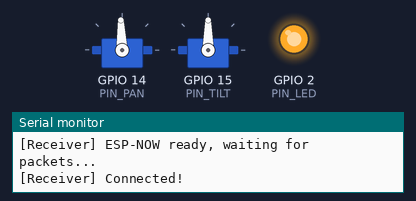
A sketch run on a simulated ESP32. Parts: 2 × servo, output pins drawn as LEDs (lit = HIGH), the last lines printed to the serial monitor.

Above: at 0.6 s.
At 1.6 s:
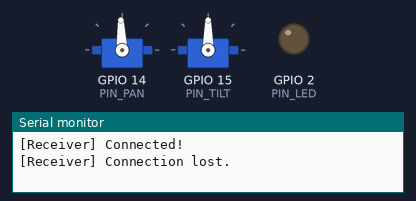
Timing chart, 0 to 3.1 s (numbered marks = the images above):
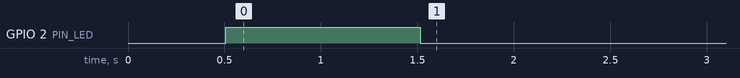

The sketch:

receiver.ino
```cpp
/*
 * receiver.ino — ESP32 Pan-Tilt Head Receiver
 *
 * Receives PanTiltPacket via ESP-NOW from the transmitter and drives
 * two servos by directly writing received pulse widths.
 * Turns on blue built-in LED when connected.
 *
 * SETUP:
 *   1. Flash this sketch first.
 *   2. Open Serial Monitor at 115200 baud to verify MAC address.
 *   3. Ensure transmitter has this receiver's MAC address hardcoded.
 *
 * WIRING:
 *   Pan  servo signal → GPIO14
 *   Tilt servo signal → GPIO15
 *   Servo VCC         → external 5V rail (NOT the ESP32 3.3V pin)
 *   Servo GND         → common GND with ESP32
 *   Built-in LED      → GPIO2 (usually on-board)
 *
 * LIBRARY:
 *   Install "ESP32Servo" from the Arduino Library Manager.
 */

#include <WiFi.h>
#include <esp_now.h>
#include <ESP32Servo.h>

// ---------------------------------------------------------------------------
// Pin constants
// ---------------------------------------------------------------------------
static constexpr int PIN_PAN = 14;
static constexpr int PIN_TILT = 15;
static constexpr int PIN_LED = 2; // Built-in LED

static constexpr int PAN_MIN_US = 950;
static constexpr int PAN_MAX_US = 2130;
static constexpr int TILT_MIN_US = 1000;
static constexpr int TILT_MAX_US = 1500;
static constexpr int PAN_CENTER_US = 1550;
static constexpr int TILT_CENTER_US = (TILT_MIN_US + TILT_MAX_US) / 2;

// ---------------------------------------------------------------------------
// Receiver MAC reference printed at startup for manual verification
// ---------------------------------------------------------------------------
static const uint8_t RECEIVER_MAC[6] = {0x08, 0xB6, 0x1F, 0xB8, 0xA3, 0xD0};

// ---------------------------------------------------------------------------
// Shared packet struct — must match transmitter.ino exactly
// ---------------------------------------------------------------------------
typedef struct __attribute__((packed))
{
    uint16_t pan_us;  // constrained to PAN_MIN_US..PAN_MAX_US on receive
    uint16_t tilt_us; // constrained to TILT_MIN_US..TILT_MAX_US on receive
} PanTiltPacket;

// ---------------------------------------------------------------------------
// Globals
// ---------------------------------------------------------------------------
Servo panServo;
Servo tiltServo;

volatile PanTiltPacket rxPacket;
volatile bool newData = false;
volatile bool connected = false;
volatile uint32_t lastPacketMs = 0;
static constexpr uint32_t CONNECTION_TIMEOUT_MS = 1000; // timeout after 1 sec of no packets

// ---------------------------------------------------------------------------
// ESP-NOW receive callback (runs in WiFi task context)
// ---------------------------------------------------------------------------
void onDataRecv(const esp_now_recv_info_t *info, const uint8_t *data, int len)
{
    if (len != sizeof(PanTiltPacket))
        return;
    memcpy((void *)&rxPacket, data, sizeof(PanTiltPacket));
    newData = true;
    lastPacketMs = millis();
}

// ---------------------------------------------------------------------------
// Setup
// ---------------------------------------------------------------------------
void setup()
{
    Serial.begin(115200);
    delay(500);

    // Configure LED
    pinMode(PIN_LED, OUTPUT);
    digitalWrite(PIN_LED, LOW); // LED off initially

    // Print own MAC so it can be verified
    WiFi.mode(WIFI_STA);
    Serial.print("[Receiver] MAC address: ");
    Serial.println(WiFi.macAddress());
    Serial.print("[Receiver] Expected MAC: ");
    Serial.printf("%02X:%02X:%02X:%02X:%02X:%02X\n",
                  RECEIVER_MAC[0], RECEIVER_MAC[1], RECEIVER_MAC[2],
                  RECEIVER_MAC[3], RECEIVER_MAC[4], RECEIVER_MAC[5]);

    // Init ESP-NOW
    if (esp_now_init() != ESP_OK)
    {
        Serial.println("[Receiver] ESP-NOW init failed — halting.");
        while (true)
            delay(1000);
    }
    esp_now_register_recv_cb(onDataRecv);
    Serial.println("[Receiver] ESP-NOW ready, waiting for packets...");

    // Attach servos
    panServo.attach(PIN_PAN, PAN_MIN_US, PAN_MAX_US);
    tiltServo.attach(PIN_TILT, TILT_MIN_US, TILT_MAX_US);
    panServo.writeMicroseconds(PAN_CENTER_US);
    tiltServo.writeMicroseconds(TILT_CENTER_US);

    lastPacketMs = millis();
}

// ---------------------------------------------------------------------------
// Main loop
// ---------------------------------------------------------------------------
void loop()
{
    // Check connection timeout
    uint32_t now = millis();
    bool wasConnected = connected;
    connected = (now - lastPacketMs) < CONNECTION_TIMEOUT_MS;

    if (connected != wasConnected)
    {
        if (connected)
        {
            digitalWrite(PIN_LED, HIGH); // Turn LED on
            Serial.println("[Receiver] Connected!");
        }
        else
        {
            digitalWrite(PIN_LED, LOW); // Turn LED off
            Serial.println("[Receiver] Connection lost.");
        }
    }

    // Process received packet
    if (newData)
    {
        newData = false;

        PanTiltPacket pkt;
        noInterrupts();
        memcpy(&pkt, (const void *)&rxPacket, sizeof(pkt));
        interrupts();

        // Constrain pulse widths to valid servo range
        uint16_t panUs = constrain(pkt.pan_us, PAN_MIN_US, PAN_MAX_US);
        uint16_t tiltUs = constrain(pkt.tilt_us, TILT_MIN_US, TILT_MAX_US);

        panServo.writeMicroseconds(panUs);
        tiltServo.writeMicroseconds(tiltUs);

        Serial.printf("[Receiver] us=(%4d, %4d)\n", panUs, tiltUs);
    }

    delay(10);
}
```

Measured:
- by itself, GPIO 2 (PIN_LED): LOW → HIGH at 0.51 s, → LOW 1.0 s later
